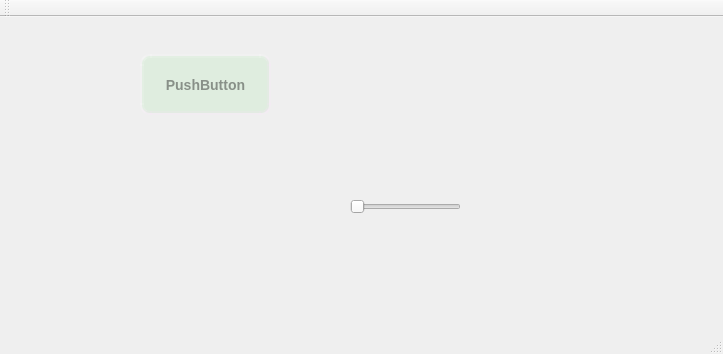
<?xml version="1.0" encoding="UTF-8"?>
<ui version="4.0">
 <class>myMainWindow</class>
 <widget class="QMainWindow" name="myMainWindow">
  <property name="geometry">
   <rect>
    <x>0</x>
    <y>0</y>
    <width>723</width>
    <height>354</height>
   </rect>
  </property>
  <property name="windowTitle">
   <string>myMainWindow</string>
  </property>
  <property name="styleSheet">
   <string notr="true">QMainWindow{
/*****背景图片******/
        background-image: url(:/image/beijing01.png);
}

/*********************按钮部件*******************/
QPushButton{
/*背景色*/
        background-color: rgba(100, 225, 100, 30);
/*边框样式*/
        border-style: outset;
/*边框宽度为4像素*/
        border-width: 4px;
/*边框圆角半径*/
        border-radius: 10px;
/*边框颜色*/
        border-color: rgba(255,225,255,30);
/*字体*/
        font:bold 14px;
/*字体颜色*/
        color: rgba(0,0,0,100);
/*填衬*/
        padding: 6px;
}

/**************鼠标悬停在按钮上时***************/
QPushButton:hover{
        background-color: rgba(100, 255, 100, 100);
	border-color: rgba(255, 255, 255, 200);
	color: rgba(0, 0, 0, 100);
}

/****************按钮被按下时***************/
QPushButton:pressed{
        background-color: rgba(100, 255, 100, 200);
	border-color: rgba(255, 255, 255, 30);
	border-style: inset;
	color: rgba(0, 0, 0, 100);
}

/****************滑块部件***************/
/*水平滑块的手柄*/
QSlider::handle:horizontal{
        image: url(:/image/sliderHandle.png);
}
QSlider::sub-page:horizontal{
/*边框图片*/
        border-image: url(:/image/slider.png);
}
</string>
  </property>
  <widget class="QWidget" name="centralWidget">
   <widget class="QPushButton" name="pushButton">
    <property name="geometry">
     <rect>
      <x>140</x>
      <y>37</y>
      <width>131</width>
      <height>61</height>
     </rect>
    </property>
    <property name="text">
     <string>PushButton</string>
    </property>
   </widget>
   <widget class="QSlider" name="horizontalSlider">
    <property name="geometry">
     <rect>
      <x>350</x>
      <y>180</y>
      <width>111</width>
      <height>20</height>
     </rect>
    </property>
    <property name="minimumSize">
     <size>
      <width>0</width>
      <height>0</height>
     </size>
    </property>
    <property name="sizeIncrement">
     <size>
      <width>0</width>
      <height>0</height>
     </size>
    </property>
    <property name="orientation">
     <enum>Qt::Horizontal</enum>
    </property>
   </widget>
  </widget>
  <widget class="QMenuBar" name="menuBar">
   <property name="geometry">
    <rect>
     <x>0</x>
     <y>0</y>
     <width>723</width>
     <height>26</height>
    </rect>
   </property>
  </widget>
  <widget class="QToolBar" name="mainToolBar">
   <attribute name="toolBarArea">
    <enum>TopToolBarArea</enum>
   </attribute>
   <attribute name="toolBarBreak">
    <bool>false</bool>
   </attribute>
  </widget>
  <widget class="QStatusBar" name="statusBar"/>
 </widget>
 <layoutdefault spacing="6" margin="11"/>
 <resources/>
 <connections/>
</ui>
